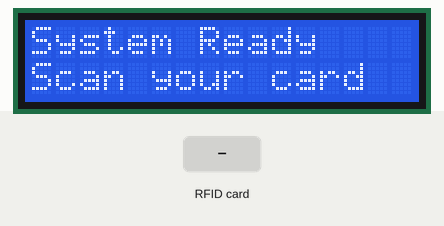
Bench run of a sketch on a simulated Arduino Uno, built with avr-gcc and run on an emulated ATmega328P. Parts: 16×2 character LCD. Inputs (shaded band) come from the test bench. What the sketch prints to the serial monitor is not drawn.

Above: at 1.8 s.
1.9 s: RFID card 5E 7A 19 C4 held to the reader
At 3.2 s:
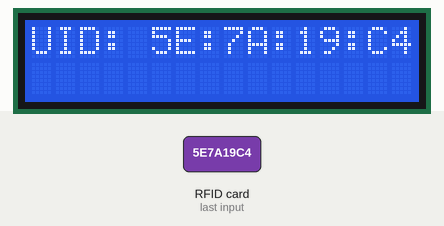
At 5.2 s:
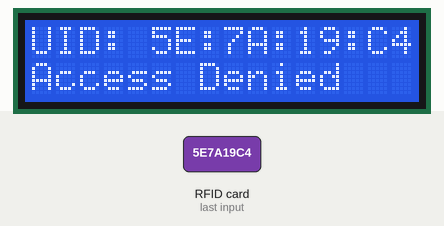
Timing chart, 0 to 6.7 s (numbered marks = the images above; inputs shaded):
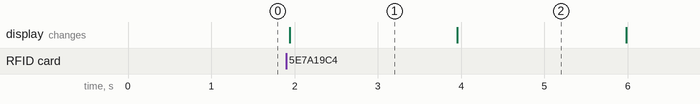

The sketch:

arduino_lcd_rfid_just_read.ino
```cpp
#include <SPI.h>
#include <MFRC522.h>
#include <LiquidCrystal_I2C.h>

#define RST_PIN 9
#define SS_PIN 10

MFRC522 mfrc522(SS_PIN, RST_PIN);
// Adjust the I2C address (0x27) to match your LCD if needed:
LiquidCrystal_I2C lcd(0x27, 16, 2);

void setup() {
  Serial.begin(9600);
  SPI.begin();
  mfrc522.PCD_Init();

  lcd.init();
  lcd.backlight();
  lcd.setCursor(0, 0);
  lcd.print("System Ready");
  lcd.setCursor(0, 1);
  lcd.print("Scan your card");
  delay(500);
}

void loop() {
  // If no new card present, do nothing
  if (!mfrc522.PICC_IsNewCardPresent() || !mfrc522.PICC_ReadCardSerial()) {
    return;
  }

  // Clear LCD, prepare to show UID
  lcd.clear();
  lcd.setCursor(0, 0);
  lcd.print("UID: ");

  // Build UID string (e.g. "63:19:CE:12").
  // Some RFID cards might have more than 4 bytes; 'mfrc522.uid.size' tells you how many.
  String uidString = "";
  for (byte i = 0; i < mfrc522.uid.size; i++) {
    // Convert each byte to hex
    if (mfrc522.uid.uidByte[i] < 0x10) {
      // add a leading zero for formatting, e.g. 0A
      uidString += "0";
    }
    uidString += String(mfrc522.uid.uidByte[i], HEX);
    if (i < mfrc522.uid.size - 1) {
      uidString += ":";
    }
  }
  uidString.toUpperCase(); // Make it uppercase

  lcd.print(uidString);

  // Send UID to Python via Serial
  Serial.print("Scanned UID: ");
  Serial.println(uidString);

  // Wait up to 2 seconds for Python's response
  String response = "";
  unsigned long startTime = millis();
  while (millis() - startTime < 2000) {
    if (Serial.available() > 0) {
      response = Serial.readStringUntil('\n');
      response.trim();
      break;
    }
  }

  // Default to DENIED if no response or unexpected response
  lcd.setCursor(0, 1);
  if (response == "GRANTED") {
    lcd.print("Access Granted");
  } else {
    lcd.print("Access Denied");
  }

  // Let user see the LCD message for 2 seconds
  delay(2000);

  // Reset LCD
  lcd.clear();
  lcd.setCursor(0, 0);
  lcd.print("System Ready");
  lcd.setCursor(0, 1);
  lcd.print("Scan your card");

  // Halt PICC
  mfrc522.PICC_HaltA();
}
```

Measured:
- after the input at 1.9 s, the display: changes at once (image 1)
- what the display in image 1 shows lasts 2.1 s, from 1.9 s to 4.0 s
